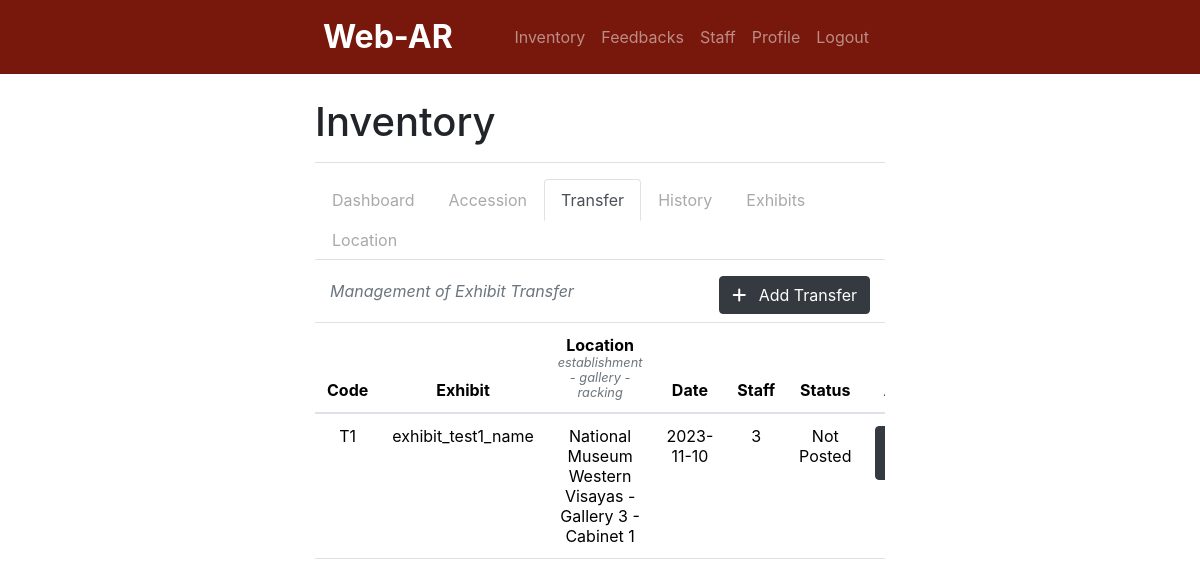
Page /inventory/transfer.php (signed in) on the earlier database version.
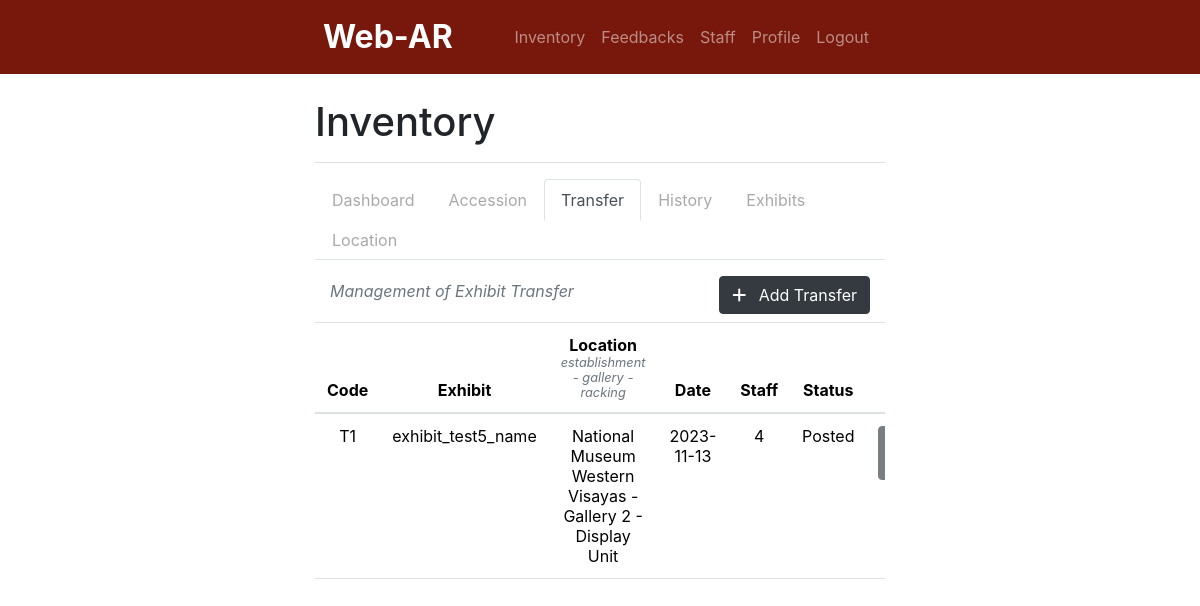
Same page on the later database version.
### tables this page shows
CREATE TABLE `transfer` (
  `ID` int(11) NOT NULL,
  `transferCode` varchar(255) NOT NULL,
  `establishmentCode` varchar(255) NOT NULL,
  `galleryCode` varchar(255) NOT NULL,
  `rackingCode` varchar(255) NOT NULL,
  `exhibitID` int(11) NOT NULL,
  `transferDate` date NOT NULL,
  `staffID` int(11) NOT NULL,
  `posted` tinyint(1) NOT NULL DEFAULT 0 COMMENT '0 - Not Posted; 1 - Posted',
  `datePosted` date NOT NULL,
  `timestamp` timestamp NOT NULL DEFAULT current_timestamp() ON UPDATE current_timestamp()
);

CREATE TABLE `exhibits` (
  `exhibitID` int(11) NOT NULL,
  `exhibitCode` varchar(255) NOT NULL,
  `exhibitName` varchar(255) NOT NULL,
  `exhibitInformation` longtext NOT NULL,
  `exhibitModel` longtext NOT NULL,
  `exhibitMarker` longblob NOT NULL,
  `isActive` tinyint(1) NOT NULL DEFAULT 1 COMMENT '1 - active'
);

CREATE TABLE `gallery` (
  `ID` int(11) NOT NULL,
  `galleryCode` varchar(255) NOT NULL,
  `galleryName` text NOT NULL,
  `establishmentCode` varchar(255) NOT NULL,
  `isActive` tinyint(1) NOT NULL DEFAULT 1 COMMENT '1 - active; 0 - inactive'
);

CREATE TABLE `racking` (
  `ID` int(11) NOT NULL,
  `rackingCode` varchar(255) NOT NULL,
  `rackingName` text NOT NULL,
  `galleryCode` varchar(255) NOT NULL,
  `isActive` tinyint(1) DEFAULT 1 COMMENT '1 - active; 0 - inactive1 - active; 0 - inactive'
);

CREATE TABLE `establishment` (
  `ID` int(11) NOT NULL,
  `establishmentCode` varchar(255) NOT NULL,
  `establishmentName` text NOT NULL,
  `isActive` tinyint(1) NOT NULL DEFAULT 1 COMMENT '1 - active; 0 - inactive'
);

### inventory/transfer.php (the view, shortened to what this page needs)
<?php
    include '../header.php';
    include 'navbar.php';
    include '../db_connect.php';
    include 'i_nav.php';
?>
<div class="container w-50">
    <div class="container d-flex justify-content-between align-items-center text-muted fst-italic">
        <p class="text-muted fst-italic">Management of Exhibit Transfer</p>
        <button class="btn btn-dark mb-2" data-bs-toggle="modal" data-bs-target="#addTransferModal" role="button">
            <i class="fa-solid fa-plus"></i>
            <span class="ms-2">Add Transfer</span>
        </button>
    </div>
    <div class="table-responsive">
        <table class="table table-hover">
            <thead class="text-center">
                <tr>
                    <th scope="col">Code</th>
                    <th scope="col">Exhibit</th>
                    <th scope="col">Location<small class="d-block text-muted fst-italic">establishment - gallery - racking</small></th>
                    <th scope="col">Date</th>
                    <th scope="col">Staff</th>
                    <th scope="col">Status</th>
                    <th scope="col">Action</th>
                </tr>
            </thead>
            <tbody>
                <?php
                    $q = "SELECT transfer.*, establishment.establishmentName, gallery.galleryName, racking.rackingName, exhibits.exhibitName
                    FROM transfer
                    LEFT JOIN establishment ON transfer.establishmentCode = establishment.establishmentCode
                    LEFT JOIN gallery ON transfer.galleryCode = gallery.galleryCode
                    LEFT JOIN racking ON transfer.rackingCode = racking.rackingCode
                    LEFT JOIN exhibits ON transfer.exhibitID = exhibits.exhibitID";
                    $r = mysqli_query($conn, $q);
                    while ($row = mysqli_fetch_assoc($r)) {
                        $transferCode         = $row['transferCode'];
                        $establishmentName    = $row['establishmentName'];
                        $galleryName          = $row['galleryName'];
                        $rackingName          = $row['rackingName'];
                        $exhibitName          = $row['exhibitName'];
                        $staffID              = $row['staffID'];
                        $transferDate         = $row['transferDate'];
                        $posted               = $row['posted'];
                        $postStatus = ($posted == 1) ? "Posted" : "Not Posted";
                ?>
                    <tr>
                        <td class="text-center"><?php echo $transferCode; ?></td>
                        <td class="text-center"><?php echo $exhibitName; ?></td>
                        <td class="text-center"><?php echo $establishmentName . ' - ' . $galleryName . ' - ' . $rackingName; ?></td>
                        <td class="text-center"><?php echo $transferDate; ?></td>
                        <td class="text-center"><?php echo $staffID; ?></td>
                        <td class="text-center"><?php echo $postStatus; ?></td>
                        <td>
                            <div class="text-center">
                                <?php if ($postStatus == "Not Posted") { ?>
                                    <button type="button" class="btn btn-dark mb-2" data-bs-toggle="modal" data-bs-target="#postConfirmationModal<?php echo $transferCode; ?>">
                                    </button>
                                <?php } else { ?>
                                    <button type="button" class="btn btn-dark mb-2" disabled>
                                    </button>
                                <?php } ?>
                            </div>
                        </td>
                    </tr>
                <?php
                    }
                ?>
            </tbody>
        </table>
    </div>
</div>

Differences in the rows shown:
changed transfer "National Museum Western Visayas": exhibitID.exhibitName "exhibit_test1_name" → "exhibit_test5_name"; galleryCode.galleryName "Gallery 3" → "Gallery 2"; rackingCode.rackingName "Cabinet 1" → "Display Unit"; transferDate "2023-11-10" → "2023-11-13"; staffID "3" → "4"; posted "Not Posted" → "Posted"
